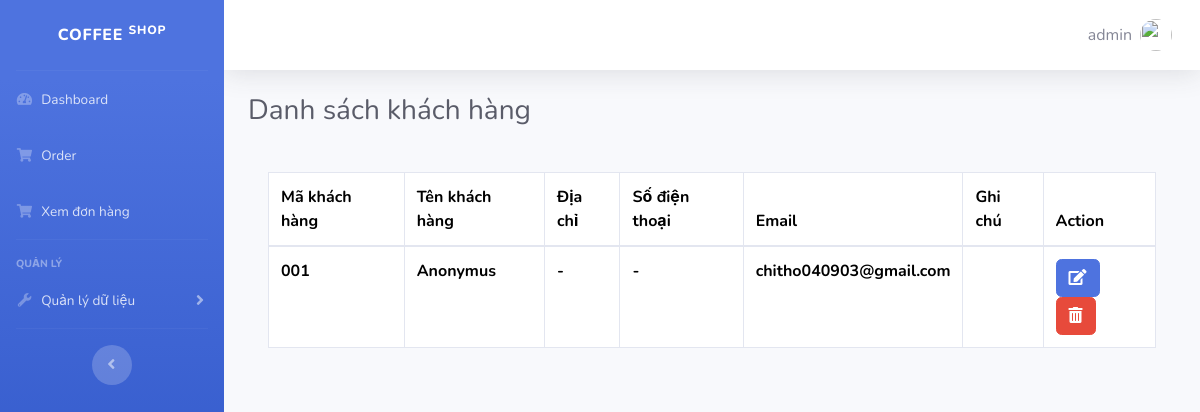
/quan_ly_khach_hang/ (signed in), run on the app's committed database.
### home/models.py (models this page shows)
class KhachHang(models.Model):
    ma_khach_hang = models.CharField(max_length=50, primary_key=True)
    ten_khach_hang = models.CharField(max_length=100)
    dia_chi = models.CharField(max_length=100)
    so_dien_thoai = models.CharField(max_length=100)
    email = models.CharField(max_length=100)
    created = models.DateTimeField(auto_now_add=True)
    updated = models.DateTimeField(auto_now=True)
    note = models.TextField(null=True, blank=True)
    cancelled = models.BooleanField(default=False)

### home/views.py (the view, shortened to what this page needs)
# urls.py: path('quan_ly_khach_hang/', views.quan_ly_khach_hang),
def quan_ly_khach_hang(request):
        if not request.user.is_authenticated:
                return redirect('/login/')
        KhachHangs = KhachHang.objects.all()
        data =  {"KhachHangs": KhachHangs}
        return render(request, 'khach_hang/danh_sach_khach_hang.html', data)

### home/templates/khach_hang/danh_sach_khach_hang.html (shortened to what this page needs)
{% extends 'base.html' %}
{% block content %}
<div class="container-fluid">
    <div class="d-sm-flex align-items-center justify-content-between mb-4">
        <h1 class="h3 mb-0 text-gray-800">Danh sách khách hàng</h1>
    </div>
    <div class="card-body">
        <form action="" method="post">
            <div class="table-responsive">
            <table class="table table-bordered" id="dataTable" width="80%" cellspacing="0">
                <thead>
                    <tr>
                        <th>Mã khách hàng</th>
                        <th>Tên khách hàng</th>
                        <th>Địa chỉ</th>
                        <th>Số điện thoại</th>
                        <th>Email</th>
                        <th>Ghi chú</th>
                        <th>Action</th>
                    </tr>
                </thead>
                <tbody>
                    {% for khach in KhachHangs %}
                    <tr>
                            <th>{{ khach.ma_khach_hang }}</th>
                            <th>{{ khach.ten_khach_hang }}</th>
                            <th>{{ khach.dia_chi }}</th>
                            <th>{{ khach.so_dien_thoai }}</th>
                            <th>{{ khach.email }}</th>
                            <th>{{ khach.note }}</th>
                        <td>
                        <button  type="submit" name="edit_khach_hang"  class="btn btn-primary"><i class="fas fa-edit"></i></button>
                        <button type="submit" name="delete_khach_hang" class="btn btn-danger"><i class="fas fa-trash-alt"></i></button>
                        </td>
                    </tr>
                    {% endfor %}
                </tbody>
            </table>
        </div>
    </form>
</div>
</div>
{% endblock %}

### home/templates/base.html (shortened to what this page needs)
{% load static %}
<!DOCTYPE html>
<html lang="en">
<head>
    <link href="{% static 'vendor/fontawesome-free/css/all.min.css' %}" rel="stylesheet" type="text/css">
    <link rel="stylesheet" href="https://stackpath.bootstrapcdn.com/bootstrap/4.3.1/css/bootstrap.min.css">
    <link rel="stylesheet" href="https://use.fontawesome.com/releases/v5.8.2/css/all.css">
    <link href="https://cdn.jsdelivr.net/npm/bootstrap@5.3.2/dist/css/bootstrap.min.css" rel="stylesheet">
    <link href="{% static 'css/sb-admin-2.min.css' %}" rel="stylesheet">
</head>
<body id="page-top">
    <div id="wrapper">
        <ul class="navbar-nav bg-gradient-primary sidebar sidebar-dark accordion" id="accordionSidebar">
            <a class="sidebar-brand d-flex align-items-center justify-content-center" href="/home">
                <div class="sidebar-brand-text mx-3"> Coffee <sup>shop</sup></div>
            </a>
            <hr class="sidebar-divider my-0">
            <li class="nav-item">
                <a class="nav-link" href="/home">
                    <i class="fas fa-fw fa-tachometer-alt"></i>
                    <span>Dashboard</span></a>
            </li>
            <li class="nav-item">
                <a class="nav-link" href="/order">
                    <i class="fas fa-fw fa-shopping-cart"></i>
                    <span>Order</span></a>
            </li>
            <li class="nav-item">
                <a class="nav-link" href="/xem_don_hang/1">
                    <i class="fas fa-fw fa-shopping-cart"></i>
                    <span>Xem đơn hàng</span></a>
            </li>
            <hr class="sidebar-divider">
            {% if request.user.is_staff %}
            <div class="sidebar-heading">
                Quản lý
            </div>
            <li class="nav-item">
                <a class="nav-link collapsed" href="#" data-toggle="collapse" data-target="#collapseUtilities"
                    aria-expanded="true" aria-controls="collapseUtilities">
                    <i class="fas fa-fw fa-wrench"></i>
                    <span>Quản lý dữ liệu</span>
                </a>
            </li>
            {% endif %}
            <hr class="sidebar-divider d-none d-md-block">
            <div class="text-center d-none d-md-inline">
                <button class="rounded-circle border-0" id="sidebarToggle"></button>
            </div>
        </ul>
        <div id="content-wrapper" class="d-flex flex-column">
            <div id="content">
                <nav class="navbar navbar-expand navbar-light bg-white topbar mb-4 static-top shadow">
                    <ul class="navbar-nav ml-auto">
                        <li class="nav-item dropdown no-arrow">
                            <a class="nav-link dropdown-toggle" href="#" id="userDropdown" role="button"
                                data-toggle="dropdown" aria-haspopup="true" aria-expanded="false">
                                <span id="username" class="mr-2 d-none d-lg-inline text-gray-600 large">{{ request.user.username }}</span>
                                <img class="img-profile rounded-circle"
                                    src="{% static 'img/undraw_profile.svg' %}">
                            </a>
                        </li>
                    </ul>
                </nav>
    {% block content %} {% endblock %}
    </div>
</div>
</div>
</body>
</html>

### data on the page
KhachHang: ma_khach_hang "001", ten_khach_hang "Anonymus", dia_chi "-", so_dien_thoai "-", email "chitho040903@gmail.com"

### other printed values
{{ request.user.username }} "admin"
